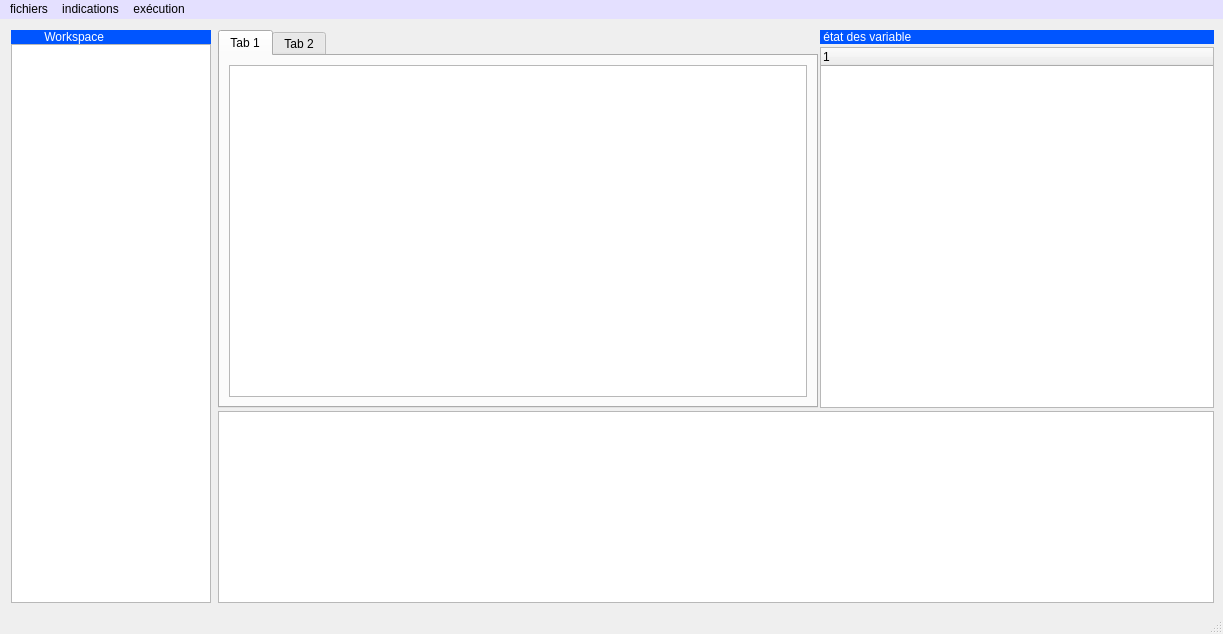
<?xml version="1.0" encoding="UTF-8"?>
<ui version="4.0">
 <class>MainWindow</class>
 <widget class="QMainWindow" name="MainWindow">
  <property name="geometry">
   <rect>
    <x>0</x>
    <y>0</y>
    <width>1223</width>
    <height>634</height>
   </rect>
  </property>
  <property name="windowTitle">
   <string>MainWindow</string>
  </property>
  <widget class="QWidget" name="centralwidget">
   <layout class="QGridLayout" name="gridLayout_2">
    <property name="leftMargin">
     <number>11</number>
    </property>
    <property name="topMargin">
     <number>11</number>
    </property>
    <property name="horizontalSpacing">
     <number>7</number>
    </property>
    <item row="0" column="1">
     <layout class="QGridLayout" name="gridLayout_4">
      <property name="horizontalSpacing">
       <number>2</number>
      </property>
      <property name="verticalSpacing">
       <number>3</number>
      </property>
      <item row="2" column="0" colspan="2" alignment="Qt::AlignBottom">
       <widget class="QTableView" name="tableView_2">
        <property name="minimumSize">
         <size>
          <width>100</width>
          <height>150</height>
         </size>
        </property>
        <property name="maximumSize">
         <size>
          <width>50000</width>
          <height>16777215</height>
         </size>
        </property>
       </widget>
      </item>
      <item row="1" column="1">
       <widget class="QTreeWidget" name="treeWidget_4">
        <property name="minimumSize">
         <size>
          <width>350</width>
          <height>350</height>
         </size>
        </property>
        <property name="maximumSize">
         <size>
          <width>16777215</width>
          <height>16777215</height>
         </size>
        </property>
        <property name="sizeIncrement">
         <size>
          <width>0</width>
          <height>0</height>
         </size>
        </property>
        <property name="baseSize">
         <size>
          <width>0</width>
          <height>0</height>
         </size>
        </property>
        <column>
         <property name="text">
          <string notr="true">1</string>
         </property>
        </column>
       </widget>
      </item>
      <item row="0" column="0" rowspan="2">
       <widget class="QTabWidget" name="tabWidget">
        <property name="minimumSize">
         <size>
          <width>600</width>
          <height>0</height>
         </size>
        </property>
        <property name="maximumSize">
         <size>
          <width>1415555</width>
          <height>16777215</height>
         </size>
        </property>
        <property name="currentIndex">
         <number>0</number>
        </property>
        <widget class="QWidget" name="tab">
         <property name="sizePolicy">
          <sizepolicy hsizetype="Expanding" vsizetype="Expanding">
           <horstretch>0</horstretch>
           <verstretch>0</verstretch>
          </sizepolicy>
         </property>
         <attribute name="title">
          <string>Tab 1</string>
         </attribute>
         <layout class="QGridLayout" name="gridLayout_3">
          <item row="0" column="0">
           <widget class="QPlainTextEdit" name="plainTextEdit"/>
          </item>
         </layout>
        </widget>
        <widget class="QWidget" name="tab_2">
         <property name="sizePolicy">
          <sizepolicy hsizetype="Expanding" vsizetype="Expanding">
           <horstretch>0</horstretch>
           <verstretch>0</verstretch>
          </sizepolicy>
         </property>
         <attribute name="title">
          <string>Tab 2</string>
         </attribute>
        </widget>
       </widget>
      </item>
      <item row="0" column="1">
       <widget class="QLabel" name="label_2">
        <property name="styleSheet">
         <string notr="true">background-color: rgb(0, 85, 255);
color: rgb(255, 255, 255);
font: 700 12pt &quot;Segoe UI&quot;;</string>
        </property>
        <property name="text">
         <string> état des variable</string>
        </property>
       </widget>
      </item>
     </layout>
    </item>
    <item row="0" column="0">
     <layout class="QGridLayout" name="gridLayout">
      <property name="sizeConstraint">
       <enum>QLayout::SetFixedSize</enum>
      </property>
      <property name="spacing">
       <number>0</number>
      </property>
      <item row="0" column="0" alignment="Qt::AlignTop">
       <widget class="QLabel" name="label">
        <property name="styleSheet">
         <string notr="true">color: rgb(255, 255, 255);
background-color: rgb(0, 85, 255);
font: 700 12pt &quot;Segoe UI&quot;;</string>
        </property>
        <property name="text">
         <string>          Workspace</string>
        </property>
       </widget>
      </item>
      <item row="1" column="0" alignment="Qt::AlignLeft">
       <widget class="QListWidget" name="listWidget">
        <property name="minimumSize">
         <size>
          <width>200</width>
          <height>0</height>
         </size>
        </property>
        <property name="maximumSize">
         <size>
          <width>200</width>
          <height>16777215</height>
         </size>
        </property>
       </widget>
      </item>
     </layout>
    </item>
   </layout>
  </widget>
  <widget class="QMenuBar" name="menubar">
   <property name="geometry">
    <rect>
     <x>0</x>
     <y>0</y>
     <width>1223</width>
     <height>26</height>
    </rect>
   </property>
   <property name="styleSheet">
    <string notr="true">background-color: rgb(228, 224, 255);</string>
   </property>
   <widget class="QMenu" name="menufichiers">
    <property name="title">
     <string>fichiers</string>
    </property>
    <addaction name="separator"/>
    <addaction name="actionenregistrer"/>
    <addaction name="separator"/>
    <addaction name="actionnouveau"/>
    <addaction name="separator"/>
    <addaction name="actioncharger_fichier"/>
    <addaction name="separator"/>
    <addaction name="actionchanger_workspace"/>
    <addaction name="separator"/>
   </widget>
   <widget class="QMenu" name="menuindications">
    <property name="title">
     <string>indications</string>
    </property>
    <addaction name="separator"/>
    <addaction name="actionaffectations"/>
    <addaction name="separator"/>
    <addaction name="actionlecture"/>
    <addaction name="separator"/>
    <addaction name="actionlecture_2"/>
    <addaction name="separator"/>
    <addaction name="actionvariables"/>
    <addaction name="separator"/>
   </widget>
   <widget class="QMenu" name="menuex_cution">
    <property name="title">
     <string>exécution</string>
    </property>
    <addaction name="separator"/>
    <addaction name="actionex_cuter"/>
    <addaction name="separator"/>
    <addaction name="actioninterrompre"/>
    <addaction name="separator"/>
    <addaction name="actionreprendre"/>
    <addaction name="separator"/>
   </widget>
   <addaction name="menufichiers"/>
   <addaction name="menuindications"/>
   <addaction name="menuex_cution"/>
  </widget>
  <widget class="QStatusBar" name="statusbar"/>
  <action name="actionex_cuter">
   <property name="text">
    <string>exécuter</string>
   </property>
  </action>
  <action name="actioninterrompre">
   <property name="text">
    <string>interrompre</string>
   </property>
  </action>
  <action name="actionreprendre">
   <property name="text">
    <string>reprendre</string>
   </property>
  </action>
  <action name="actionaffectations">
   <property name="text">
    <string>affectations</string>
   </property>
  </action>
  <action name="actionlecture">
   <property name="text">
    <string>affichage</string>
   </property>
  </action>
  <action name="actionlecture_2">
   <property name="text">
    <string>lecture</string>
   </property>
  </action>
  <action name="actionvariables">
   <property name="text">
    <string>variables</string>
   </property>
  </action>
  <action name="actionenregistrer">
   <property name="text">
    <string>enregistrer</string>
   </property>
  </action>
  <action name="actionnouveau">
   <property name="text">
    <string>nouveau</string>
   </property>
  </action>
  <action name="actioncharger_fichier">
   <property name="text">
    <string>charger fichier</string>
   </property>
  </action>
  <action name="actionchanger_workspace">
   <property name="text">
    <string>changer workspace</string>
   </property>
  </action>
 </widget>
 <resources/>
 <connections/>
</ui>
